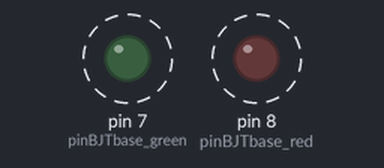
Simulated run of this sketch. Board: Arduino Uno, built with avr-gcc and run on an emulated ATmega328P. Shown: output pins drawn as LEDs (lit = HIGH). Dashed ring = blinking.

Above: at 0.2 s.
Timing chart, 0 to 3.0 s (numbered marks = the images above):
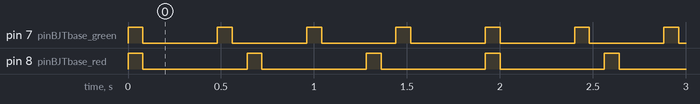

The sketch:

simple_BJT_as_switch.ino
```cpp
/*
 * Dr. Anthony Barsic
 * University of Vermont
 * Department of Electrical Engineering
 * CMPE 3815
 * 2024 September 29
 * The purpose of this script is to use a BJT as a simple switch.
 * In this case, the BJT is simply switching on an LED.
 *
 * I later added a 2nd BJT+LED circuit. Then I made them blink in a 4th/3rds rhythm.
 *
 * The hardware set-up for a single BJT/LED circuit is:
 * "switched" line sequence:
 *      [5V] - [R ~220ohm] - [LED] - [BJT-collector] [BJT-emitter] - GND
 * Then, the [BJT-base] is connected to a digital pin (GPIO) via a 1k resistor.
 * Operating principle:
 * Pulling the base high (or rather, injecting current via the R=1k) will
 * "open the tap" on the BJT, thus allowing current to flow through the LED circuit.
 *
 * I repeated the circuit a 2nd time for a 2nd cricuit.
 * Then, I run through the blinking scheme.
 */

// INIT ===+=== ===+=== ===+=== ===+=== ===+=== ===+=== ===+=== ===+=== ===+=== ===+=== ===+===
// Explicitly include Arduino.h
#include "Arduino.h"

// This pin is connected to the BJT's base.
// Any digital IO pin will do.
// The circuit is wired such that a HIGH will turn on the BJT collector-emitter path.
const byte pinBJTbase_green = 7;

// Repeat a 2nd time for the red LED
const byte pinBJTbase_red = 8;


// SETUP ===+=== ===+=== ===+=== ===+=== ===+=== ===+=== ===+=== ===+=== ===+=== ===+=== ===+===
void setup()
{
  // prepare the pins for output, and start them off LOW
  pinMode(pinBJTbase_green, OUTPUT);
  digitalWrite(pinBJTbase_green, LOW);
  // again for 2nd output/circuit
  pinMode(pinBJTbase_red, OUTPUT);
  digitalWrite(pinBJTbase_red, LOW);
}


// LOOP ===+=== ===+=== ===+=== ===+=== ===+=== ===+=== ===+=== ===+=== ===+=== ===+=== ===+===
void loop()
{
  // I want one to turn on 3 times per "measure",
  // And the other to turn on 4 times in the same period

  // Define the delay time (this is half of 1/12th of a measure)
  const byte delayOneTwelfthHalved = 80; // 60 ms - good value for 3/4
  // const byte delayOneTwelfthHalved = 15; // 15 ms - good value for 12/13
  // I initially coded this for 3s/4s polyrhythm, but I can do any polyrhythm now
  static byte polyRhythm_green = 3;
  static byte polyRhythm_red   = 4;
  // static byte polyRhythm_green = 12;
  // static byte polyRhythm_red   = 13;

  // now we need a counter for each LED
  static byte counter_green = 0;
  static byte counter_red = 0;

  // Switch them on (if it's their time)
  if ( !(counter_green%polyRhythm_green) ) digitalWrite(pinBJTbase_green, HIGH);
  if ( !(counter_red%polyRhythm_red)     ) digitalWrite(pinBJTbase_red,   HIGH);
  delay(delayOneTwelfthHalved);

  // Switch them off (if it's their time)
  if ( !(counter_green%polyRhythm_green) ) digitalWrite(pinBJTbase_green, LOW);
  if ( !(counter_red%polyRhythm_red)     ) digitalWrite(pinBJTbase_red,   LOW);
  delay(delayOneTwelfthHalved);

  // update the counters
  counter_green = (counter_green+1) % (polyRhythm_green*polyRhythm_red);
  counter_red   = (counter_red+1)   % (polyRhythm_green*polyRhythm_red);
}


// ===+=== ===+=== ===+=== ===+=== ===+=== END OF SKETCH ===+=== ===+=== ===+=== ===+=== ===+===
// ===+=== ===+=== ===+=== ===+=== ===+=== END OF SKETCH ===+=== ===+=== ===+=== ===+=== ===+===
// ===+=== ===+=== ===+=== ===+=== ===+=== END OF SKETCH ===+=== ===+=== ===+=== ===+=== ===+===
```

Measured:
- by itself, pin 7 (pinBJTbase_green): alternates HIGH for 0.08 s and LOW for 0.40 s
- by itself, pin 8 (pinBJTbase_red): alternates HIGH for 0.08 s and LOW for 0.56 s
- by itself, everything shown: repeats every 1.9 s, in 12 steps
